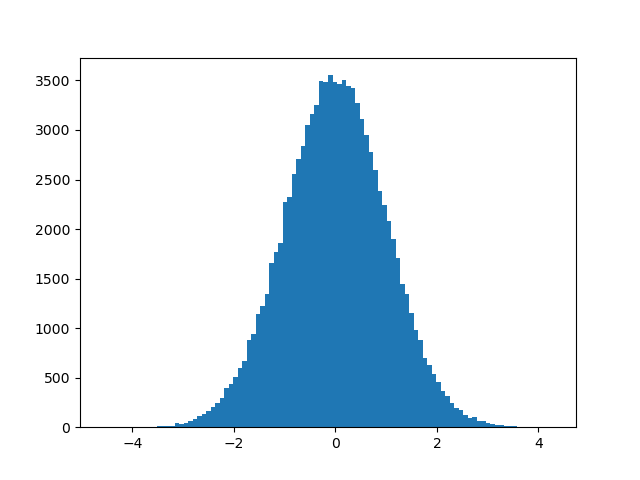

Recreate this plot in Python.
""" p3_17.py """

import numpy as np
import matplotlib.pyplot as plt

rng = np.random.default_rng()
rnbs = rng.normal(size=100000, scale=1)

print(rnbs.mean())
print(rnbs.std())

plt.hist(rnbs, bins=100)
# plt.show()
plt.savefig("p3_17.png")
